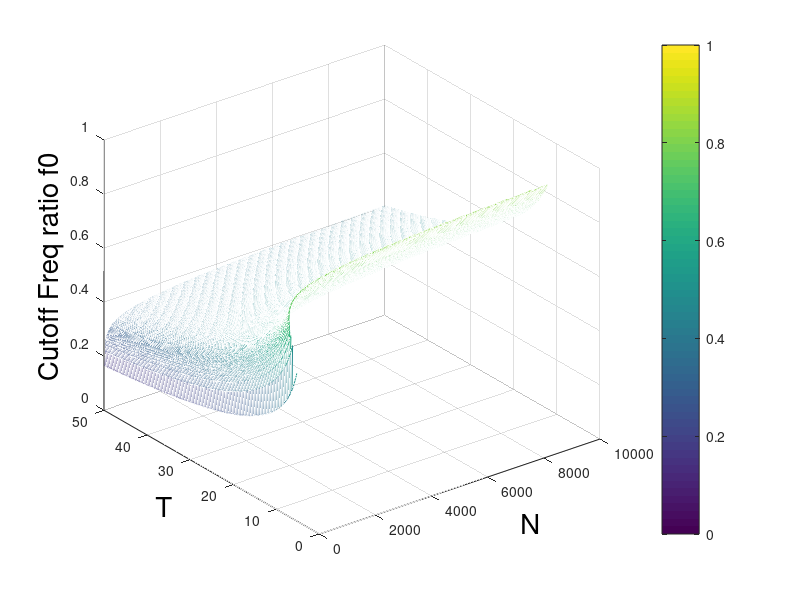

This chart was generated by the following MATLAB code:
% Study the relationship between performance measure and parameters

% %% Theoritical Value

% T = 15.0;
% N = 300;


% alphas = logspace(-2, 2, 100);
% fs = linspace(0, 1, 100);
% pms = zeros(100, 100);

% for i = 1:100
%     for j = 1:100
%         alpha = alphas(j);
%         f = fs(i);
%         pms(i,j) = abs(1 - alpha*(1-exp(-f.^2*T)).^N - (1-exp(-T)).^N) ./ alpha;
%     end
% end


% [myAlpha, myF] = meshgrid(alphas, fs);

% figure;
% mesh(myAlpha, myF, pms);
% set(gca, 'XScale', 'log');
% set(get(gca,'XLabel'),'String','alpha');
% set(get(gca,'YLabel'),'String','f');
% set(get(gca,'ZLabel'),'String','Performance Measure');
% % zlim([0,1]);
% caxis([0,1]);

% colorbar();

%% Explore the relationship between cutoff freq and N,T

% Ns = logspace(1, 8, 500);
Ns = linspace(10, 10000, 500);
Ts = linspace(0,50,500);

f0s = zeros(500, 500);

f = linspace(0,1,500);
epsilon = 0.05;

for i = 1:500
    for j = 1:500
        N = Ns(j);
        T = Ts(i);
        pm2 = abs(1 - (1-exp(-f.^2*T)).^N - (1-exp(-T)).^N);
        f_ind = find(pm2 > epsilon);
        % Cutoff Frequency
        if (1-exp(-T)).^N < 1-5*epsilon || f(f_ind(1)) == 0
            f0s(i,j) = NaN;
        else
            f0s(i,j) = f(f_ind(1));
        end
    end
end


[myN, myT] = meshgrid(Ns, Ts);

figure;
mesh(myN, myT, f0s);
% set(gca, 'XScale', 'log');
set(get(gca,'XLabel'),'String','N','FontSize', 20);
set(get(gca,'YLabel'),'String','T','FontSize', 20);
set(get(gca,'ZLabel'),'String','Cutoff Freq ratio f0','FontSize', 20);
% zlim([0,1]);
caxis([0,1]);

colorbar();


% %% Single Group test
% T = 10;
% N = 1000;
% epsilon = 0.05;
% f = linspace(0, 1, 200);
% pm2 = abs(1 - (1-exp(-f.^2*T)).^N - (1-exp(-T)).^N);
% f_ind = find(pm2 > epsilon);
% (1-exp(-T)).^N
% f0 = f(f_ind(1))
